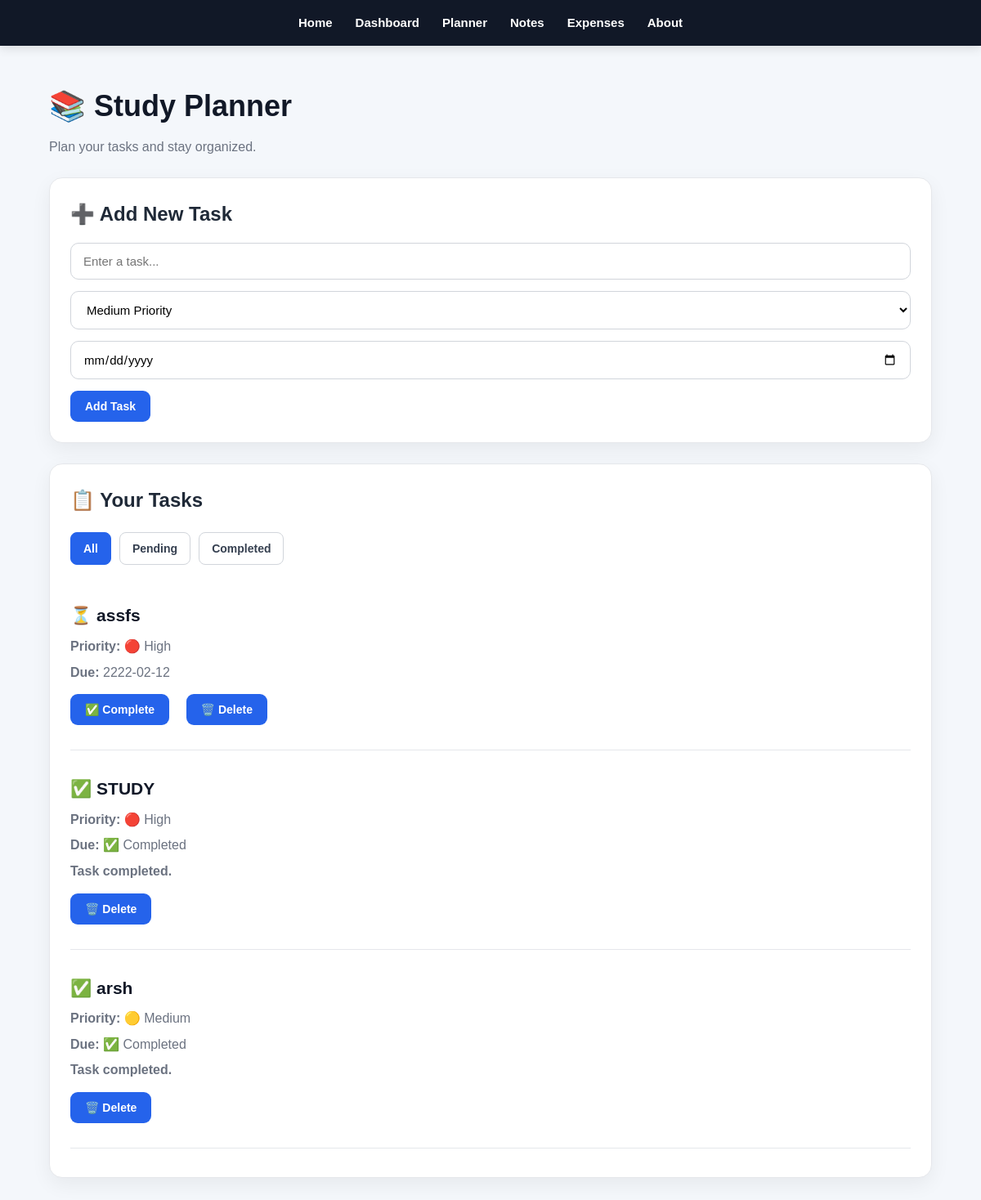
Screenshot of /planner with the database file from the repository.
### tables this page shows
CREATE TABLE tasks (
    id INTEGER PRIMARY KEY AUTOINCREMENT,
    title TEXT NOT NULL,
    completed INTEGER DEFAULT 0
, priority TEXT DEFAULT 'Medium', due_date TEXT);

### app.py (the view, shortened to what this page needs)
@app.route("/planner", methods=["GET", "POST"])
def planner():
    connection = sqlite3.connect(DATABASE)
    cursor = connection.cursor()
    cursor.execute(
        "SELECT COUNT(*) FROM tasks"
    )
    total_tasks = cursor.fetchone()[0]
    cursor.execute(
        """
        SELECT COUNT(*)
        FROM tasks
        WHERE completed = 1
        """
    )
    completed_tasks = cursor.fetchone()[0]
    cursor.execute(
        """
        SELECT COUNT(*)
        FROM tasks
        WHERE completed = 0
        """
    )
    pending_tasks = cursor.fetchone()[0]
    today = date.today().isoformat()
    cursor.execute(
        """
        SELECT COUNT(*)
        FROM tasks
        WHERE completed = 0
        AND due_date < ?
        """,
        (today,)
    )
    overdue_tasks = cursor.fetchone()[0]
    status = request.args.get("status", "all")
    if status == "pending":
        cursor.execute(
            """
            SELECT *
            FROM tasks
            WHERE completed = 0
            ORDER BY due_date ASC
            """
        )
    else:
        cursor.execute(
            """
            SELECT *
            FROM tasks
            ORDER BY completed ASC, due_date ASC
            """
        )
    tasks = cursor.fetchall()
    connection.close()
    return render_template(
        "planner.html",
        tasks=tasks,
        today=today,
        status=status,
        total_tasks=total_tasks,
        completed_tasks=completed_tasks,
        pending_tasks=pending_tasks,
        overdue_tasks=overdue_tasks
    )

### templates/planner.html (shortened to what this page needs)
<!DOCTYPE html>
<html lang="en">
<head>
    <link rel="stylesheet"
          href="{{ url_for('static', filename='css/style.css') }}">
</head>
<body>
<nav>
    <a href="{{ url_for('index') }}">Home</a>
    <a href="{{ url_for('dashboard') }}">Dashboard</a>
    <a href="{{ url_for('planner') }}">Planner</a>
    <a href="{{ url_for('notes') }}">Notes</a>
    <a href="{{ url_for('expenses') }}">Expenses</a>
    <a href="{{ url_for('about') }}">About</a>
</nav>
<div class="container">
    <h1>📚 Study Planner</h1>
    <p>Plan your tasks and stay organized.</p>
    <div class="card">
        <h2>➕ Add New Task</h2>
        <form method="POST" action="{{ url_for('planner') }}">
            <input
                type="text"
                name="title"
                placeholder="Enter a task..."
                required
            >
            <select name="priority">
                <option value="Medium" selected>
                    Medium Priority
                </option>
            </select>
            <input
                type="date"
                name="due_date"
                required
            >
            <button type="submit">
                Add Task
            </button>
        </form>
    </div>
    <div class="card">
        <h2>📋 Your Tasks</h2>
        <div class="task-filters">
            <a href="{{ url_for('planner', status='all') }}"
               class="{% if status == 'all' %}active{% endif %}">
                All
            </a>
            <a href="{{ url_for('planner', status='pending') }}"
               class="{% if status == 'pending' %}active{% endif %}">
                Pending
            </a>
            <a href="{{ url_for('planner', status='completed') }}"
               class="{% if status == 'completed' %}active{% endif %}">
                Completed
            </a>
        </div>
        {% if tasks %}
            {% for task in tasks %}
                <div class="task">
                    <h3>
                        {% if task[2] == 1 %}
                            ✅
                        {% else %}
                            ⏳
                        {% endif %}
                        {{ task[1] }}
                    </h3>
                    <p>
                        <strong>Priority:</strong>
                        {% if task[3] == "High" %}
                            🔴 High
                        {% elif task[3] == "Medium" %}
                            🟡 Medium
                        {% else %}
                            🟢 Low
                        {% endif %}
                    </p>
                    <p>
                        <strong>Due:</strong>
                        {% if task[2] == 1 %}
                            <span>
                                ✅ Completed
                            </span>
                        {% elif task[4] < today %}
                            <span>
                                ⚠️ Overdue
                            </span>
                        {% else %}
                            <span>
                                {{ task[4] }}
                            </span>
                        {% endif %}
                    </p>
                    {% if task[2] == 0 %}
                        <a href="{{ url_for('complete_task', task_id=task[0]) }}">
                            <button type="button">
                                ✅ Complete
                            </button>
                        </a>
                    {% else %}
                        <p>
                            <strong>Task completed.</strong>
                        </p>
                    {% endif %}
                    <a href="{{ url_for('delete_task', task_id=task[0]) }}">
                        <button type="button">
                            🗑️ Delete
                        </button>
                    </a>
                </div>
                <hr>
            {% endfor %}
        {% else %}
            <p>
                No tasks found for this filter.
            </p>
        {% endif %}
    </div>
</div>
</body>
</html>

### static/css/style.css (style rules this page uses)
* { margin: 0; padding: 0; box-sizing: border-box; }
body { font-family: Arial, Helvetica, sans-serif; background: #f4f7fb; color: #1f2937; line-height: 1.6; }
nav { background: #111827; padding: 16px 30px; display: flex; justify-content: center; gap: 28px; box-shadow: 0 3px 12px rgba(0, 0, 0, 0.12); }
nav a { color: white; text-decoration: none; font-size: 15px; font-weight: 600; transition: 0.2s ease; }
.container { width: 90%; max-width: 1100px; margin: 45px auto; }
h1 { font-size: 36px; margin-bottom: 8px; color: #111827; }
h2 { margin-bottom: 15px; color: #1f2937; }
h3 { margin-bottom: 8px; color: #111827; }
p { color: #6b7280; }
.card { background: white; padding: 25px; margin-top: 25px; border-radius: 16px; box-shadow: 0 8px 25px rgba(0, 0, 0, 0.06); border: 1px solid #e5e7eb; }
form { display: flex; flex-direction: column; gap: 14px; }
input, textarea, select { width: 100%; padding: 13px 15px; border: 1px solid #d1d5db; border-radius: 10px; font-size: 15px; font-family: inherit; background: white; outline: none; transition: border-color 0.2s ease, box-shadow 0.2s ease; }
button { width: fit-content; padding: 11px 18px; border: none; border-radius: 9px; background: #2563eb; color: white; font-size: 14px; font-weight: 600; cursor: pointer; transition: background 0.2s ease, transform 0.2s ease; }
a { color: #2563eb; }
hr { border: none; border-top: 1px solid #e5e7eb; margin: 10px 0; }
.task { padding: 20px 0; }
.task h3 { font-size: 21px; }
.task p { margin: 6px 0; }
.task a { text-decoration: none; margin-right: 8px; }
.task button { margin-top: 8px; }
.card a button { margin-right: 8px; margin-top: 8px; }
.task-filters { display: flex; gap: 10px; margin: 20px 0 25px; flex-wrap: wrap; }
.task-filters a { padding: 8px 15px; border: 1px solid #d1d5db; border-radius: 8px; background: white; color: #374151; text-decoration: none; font-size: 14px; font-weight: 600; transition: 0.2s ease; }
.task-filters a.active { background: #2563eb; border-color: #2563eb; color: white; }

### rows the page displays
tasks: title "assfs", priority "🔴 High", due_date "2222-02-12"
tasks: title "STUDY", priority "🔴 High", completed "✅ Completed"
tasks: title "arsh", priority "🟡 Medium", completed "✅ Completed"
